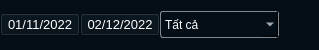
       <widget class="QFrame" name="horizontalFrame_2">
        <property name="maximumSize">
         <size>
          <width>16777215</width>
          <height>50</height>
         </size>
        </property>
        <property name="styleSheet">
         <string notr="true">background-color: rgb(3, 14, 22);</string>
        </property>
        <layout class="QHBoxLayout" name="horizontalLayout_3">
         <property name="spacing">
          <number>0</number>
         </property>
         <property name="leftMargin">
          <number>0</number>
         </property>
         <property name="topMargin">
          <number>0</number>
         </property>
         <property name="rightMargin">
          <number>0</number>
         </property>
         <property name="bottomMargin">
          <number>0</number>
         </property>
         <item>
          <widget class="QPushButton" name="pushButton_7">
           <property name="autoFillBackground">
            <bool>false</bool>
           </property>
           <property name="styleSheet">
            <string notr="true">

font-family: 'Inter';
font-style: normal;
font-weight: 400;
font: 13px;
line-height: 16px;
/* identical to box height */


color: #FFFFFF;


/* Inside auto layout */

flex: none;
order: 1;
flex-grow: 0;</string>
           </property>
           <property name="text">
            <string>01/11/2022</string>
           </property>
           <property name="icon">
            <iconset>
             <normaloff>res/icon/6.png</normaloff>res/icon/6.png</iconset>
           </property>
           <property name="iconSize">
            <size>
             <width>29</width>
             <height>20</height>
            </size>
           </property>
          </widget>
         </item>
         <item>
          <widget class="QPushButton" name="pushButton">
           <property name="styleSheet">
            <string notr="true">font-family: 'Inter';
font-style: normal;
font-weight: 400;
font: 13px;
line-height: 16px;
/* identical to box height */


color: #FFFFFF;


/* Inside auto layout */

flex: none;
order: 1;
flex-grow: 0;</string>
           </property>
           <property name="text">
            <string>02/12/2022</string>
           </property>
           <property name="icon">
            <iconset>
             <normaloff>res/icon/6.png</normaloff>res/icon/6.png</iconset>
           </property>
           <property name="iconSize">
            <size>
             <width>29</width>
             <height>20</height>
            </size>
           </property>
          </widget>
         </item>
         <item>
          <widget class="QComboBox" name="comboBox">
           <property name="maximumSize">
            <size>
             <width>119</width>
             <height>16777215</height>
            </size>
           </property>
           <property name="styleSheet">
            <string notr="true">font-family: 'Inte';
font-style: normal;
font-weight: 400;
font: 12px;
line-height: 15px;
/* identical to box height */


color: #FFFFFF;
box-sizing: border-box;

position: absolute;
width: 119.7px;
height: 25.31px;
left: 314.41px;
top: 15.42px;

border: 1px solid rgba(255, 255, 255, 0.5);
border-radius: 3px;</string>
           </property>
           <property name="editable">
            <bool>false</bool>
           </property>
           <item>
            <property name="text">
             <string>Tất cả</string>
            </property>
           </item>
           <item>
            <property name="text">
             <string>l</string>
            </property>
           </item>
          </widget>
         </item>
         <item>
          <spacer name="horizontalSpacer">
           <property name="orientation">
            <enum>Qt::Horizontal</enum>
           </property>
           <property name="sizeHint" stdset="0">
            <size>
             <width>40</width>
             <height>20</height>
            </size>
           </property>
          </spacer>
         </item>
        </layout>
       </widget>
